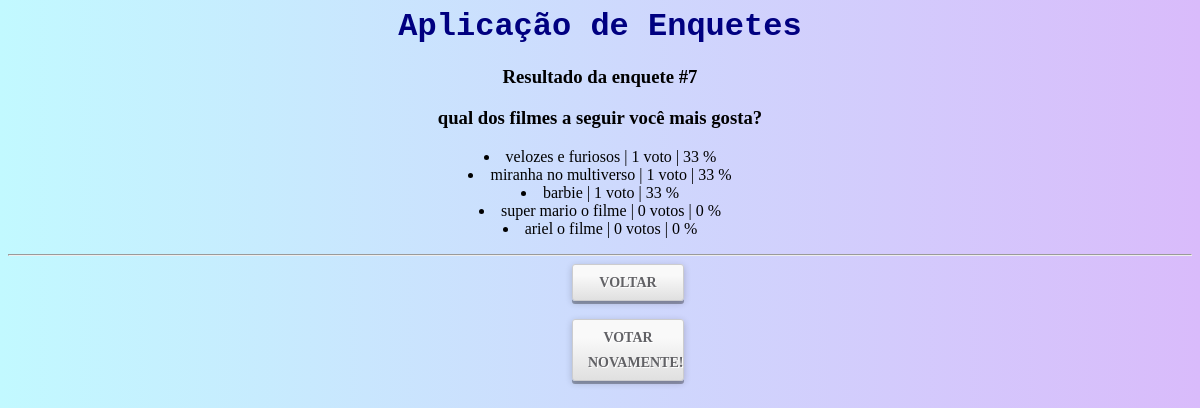
/enquete/7/resultado/, run on an earlier commit of the app's database.
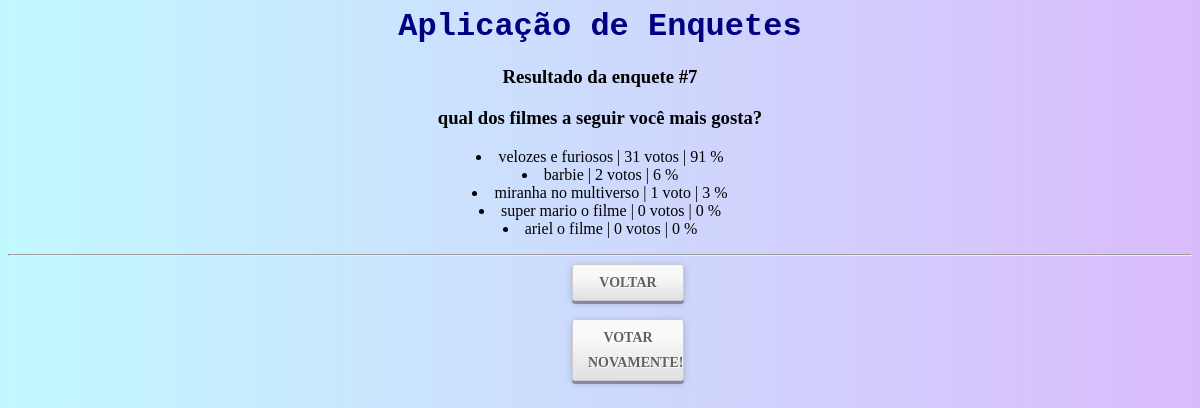
And on a later commit of the database.
### enquete/models.py (models this page shows, shortened)
class Pergunta(models.Model):
    enunciado = models.CharField(max_length = 200)
    data_pub = models.DateTimeField('data de publicação')
    data_fim = models.DateField('Data de encerramento', null = True)
    def total_de_votos(self):
        total = 0
        for alt in self.alternativa_set.all():
            total += alt.votos_quant
        return total
    def alternativas_ordenadas(self):
        return self.alternativa_set.order_by('-votos_quant')
    def pubicada_recentemente(self):
        marco_48h = timezone.now() - datetime.timedelta(hours = 48)
        agora = timezone.now()
        return marco_48h <= self.data_pub <= agora
    pubicada_recentemente.admin_order_field = 'data_pub'
    pubicada_recentemente.boolean = True
    pubicada_recentemente.short_description = 'recente?'

class Alternativa(models.Model):
    pergunta = models.ForeignKey(Pergunta, on_delete = models.CASCADE)
    texto = models.CharField(max_length = 100)
    votos_quant = models.IntegerField(default = 0)
    def porcentagem(self):
        return (self.votos_quant / self.pergunta.total_de_votos()) * 100

### enquete/views.py (the view)
class ResultadoView(View):
    def get(self, request, *args, **kwargs):
        pergunta = get_object_or_404(Pergunta, pk = kwargs['pk'])
        return render(request, 'enquete/resultado.html', {'pergunta': pergunta})

### enquete/templates/enquete/resultado.html (shortened to what this page needs)
<html>
    {% load static %}
    <head>
        <link rel="stylesheet" href="{% static 'mysite/css/style.css' %}">
    </head>
    <body>
        <h1>Aplicação de Enquetes</h1>
        <h3>Resultado da enquete #{{ pergunta.id }}</h3>
        <h3>{{ pergunta.enunciado }}</h3>
        <p>
            {% for alt in pergunta.alternativas_ordenadas %}
                <li>{{ alt.texto }} | {{ alt.votos_quant }} voto{{ alt.votos_quant | pluralize }} | {{alt.porcentagem | floatformat:0}} % </li>
            {% endfor %}
        </p>
        <hr/>
        <a class="botao01" href="{% url 'enquete:index' %}">Voltar</a> <br/>
    <a class="botao01" href="{% url 'enquete:detalhes' pergunta.id %}">Votar novamente!</a>
    </body>
</html>

### static/mysite/css/style.css (style rules this page uses)
body { background: -webkit-linear-gradient(left, #c2f9ff, #d9bbfb); background: -moz-linear-gradient(left, #c2f9ff, #d9bbfb); background: -ms-linear-gradient(left, #c2f9ff, #d9bbfb); background: -o-linear-gradient(left, #c2f9ff, #d9bbfb); background: linear-gradient(to right, #c2f9ff, #d9bbfb); text-align: center; }
h1, h2 { color: navy; font-family: Chalkduster, monospace; }
.botao01 { background: -webkit-linear-gradient(bottom, #E0E0E0, #F9F9F9 70%); background: -moz-linear-gradient(bottom, #E0E0E0, #F9F9F9 70%); background: -o-linear-gradient(bottom, #E0E0E0, #F9F9F9 70%); background: -ms-linear-gradient(bottom, #E0E0E0, #F9F9F9 70%); background: linear-gradient(bottom, #E0E0E0, #F9F9F9 70%); border: 1px solid #CCCCCE; border-radius: 3px; box-shadow: 0 3px 0 rgba(0, 0, 0, .3), 0 2px 7px rgba(0, 0, 0, 0.2); color: #616165; display: block; font-family: "Trebuchet MS"; font-size: 14px; font-weight: bold; line-height: 25px; text-align: center; text-decoration: none; text-transform: uppercase; text-shadow:1px 1px 0 #FFF; padding: 5px 15px; position: relative; width: 80px; margin-left: 47vw; }

What changed in the data, as far as the page shows it:
changed Alternativa "velozes e furiosos": votos_quant "1" → "31"; votos_quant|pluralize (not shown) → "s"; porcentagem "33" → "91"
changed Alternativa "barbie": votos_quant "1" → "2"; votos_quant|pluralize (not shown) → "s"; porcentagem "33" → "6"; moves up the list
changed through a linked row, Alternativa "miranha no multiverso": porcentagem "33" → "3"
